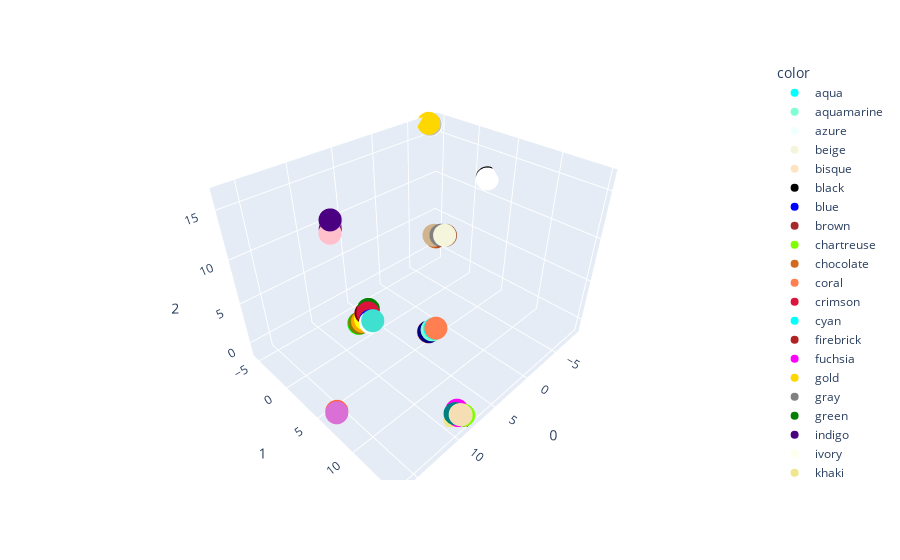

The cell this chart's notebook holds for it:
### Code cell
fig = px.scatter_3d(
    embedding_df, x='0', y='1', z='2', color='color',
    hover_data={'color': True, '0': False, '1': False},
    color_discrete_sequence=color_words
)

fig.show()

### Figure 1 — Plotly figure (JSON) as saved in the notebook; plotly's stock layout.template omitted (floating-point values rounded to 4 significant figures)
{"data": [{"customdata": [["aqua"]], "hovertemplate": "color=%{customdata[0]}<br>2=%{z}<extra></extra>", "legendgroup": "aqua", "marker": {"color": "aqua", "symbol": "circle"}, "mode": "markers", "name": "aqua", "scene": "scene", "showlegend": true, "type": "scatter3d", "x": [3.611], "y": [6.389], "z": [1.266]}, {"customdata": [["aquamarine"]], "hovertemplate": "color=%{customdata[0]}<br>2=%{z}<extra></extra>", "legendgroup": "aquamarine", "marker": {"color": "aquamarine", "symbol": "circle"}, "mode": "markers", "name": "aquamarine", "scene": "scene", "showlegend": true, "type": "scatter3d", "x": [3.786], "y": [6.185], "z": [1.061]}, {"customdata": [["azure"]], "hovertemplate": "color=%{customdata[0]}<br>2=%{z}<extra></extra>", "legendgroup": "azure", "marker": {"color": "azure", "symbol": "circle"}, "mode": "markers", "name": "azure", "scene": "scene", "showlegend": true, "type": "scatter3d", "x": [8.143], "y": [1.871], "z": [2.061]}, {"customdata": [["beige"]], "hovertemplate": "color=%{customdata[0]}<br>2=%{z}<extra></extra>", "legendgroup": "beige", "marker": {"color": "beige", "symbol": "circle"}, "mode": "markers", "name": "beige", "scene": "scene", "showlegend": true, "type": "scatter3d", "x": [0.09261], "y": [4.148], "z": [9.664]}, {"customdata": [["bisque"]], "hovertemplate": "color=%{customdata[0]}<br>2=%{z}<extra></extra>", "legendgroup": "bisque", "marker": {"color": "bisque", "symbol": "circle"}, "mode": "markers", "name": "bisque", "scene": "scene", "showlegend": true, "type": "scatter3d", "x": [9.016], "y": [14.59], "z": [0.019]}, {"customdata": [["black"]], "hovertemplate": "color=%{customdata[0]}<br>2=%{z}<extra></extra>", "legendgroup": "black", "marker": {"color": "black", "symbol": "circle"}, "mode": "markers", "name": "black", "scene": "scene", "showlegend": true, "type": "scatter3d", "x": [-8.706], "y": [2.092], "z": [12.14]}, {"customdata": [["blue"]], "hovertemplate": "color=%{customdata[0]}<br>2=%{z}<extra></extra>", "legendgroup": "blue", "marker": {"color": "blue", "symbol": "circle"}, "mode": "markers", "name": "blue", "scene": "scene", "showlegend": true, "type": "scatter3d", "x": [8.062], "y": [1.782], "z": [2.176]}, {"customdata": [["brown"]], "hovertemplate": "color=%{customdata[0]}<br>2=%{z}<extra></extra>", "legendgroup": "brown", "marker": {"color": "brown", "symbol": "circle"}, "mode": "markers", "name": "brown", "scene": "scene", "showlegend": true, "type": "scatter3d", "x": [0.536], "y": [3.591], "z": [9.544]}, {"customdata": [["chartreuse"]], "hovertemplate": "color=%{customdata[0]}<br>2=%{z}<extra></extra>", "legendgroup": "chartreuse", "marker": {"color": "chartreuse", "symbol": "circle"}, "mode": "markers", "name": "chartreuse", "scene": "scene", "showlegend": true, "type": "scatter3d", "x": [8.791], "y": [14.8], "z": [-0.08806]}, {"customdata": [["chocolate"]], "hovertemplate": "color=%{customdata[0]}<br>2=%{z}<extra></extra>", "legendgroup": "chocolate", "marker": {"color": "chocolate", "symbol": "circle"}, "mode": "markers", "name": "chocolate", "scene": "scene", "showlegend": true, "type": "scatter3d", "x": [0.6217], "y": [3.495], "z": [9.428]}, {"customdata": [["coral"]], "hovertemplate": "color=%{customdata[0]}<br>2=%{z}<extra></extra>", "legendgroup": "coral", "marker": {"color": "coral", "symbol": "circle"}, "mode": "markers", "name": "coral", "scene": "scene", "showlegend": true, "type": "scatter3d", "x": [3.645], "y": [6.552], "z": [1.43]}, {"customdata": [["crimson"]], "hovertemplate": "color=%{customdata[0]}<br>2=%{z}<extra></extra>", "legendgroup": "crimson", "marker": {"color": "crimson", "symbol": "circle"}, "mode": "markers", "name": "crimson", "scene": "scene", "showlegend": true, "type": "scatter3d", "x": [7.876], "y": [1.246], "z": [2.789]}, {"customdata": [["cyan"]], "hovertemplate": "color=%{customdata[0]}<br>2=%{z}<extra></extra>", "legendgroup": "cyan", "marker": {"color": "cyan", "symbol": "circle"}, "mode": "markers", "name": "cyan", "scene": "scene", "showlegend": true, "type": "scatter3d", "x": [8.724], "y": [14.17], "z": [-0.4609]}, {"customdata": [["firebrick"]], "hovertemplate": "color=%{customdata[0]}<br>2=%{z}<extra></extra>", "legendgroup": "firebrick", "marker": {"color": "firebrick", "symbol": "circle"}, "mode": "markers", "name": "firebrick", "scene": "scene", "showlegend": true, "type": "scatter3d", "x": [8.661], "y": [14.24], "z": [-1.194]}, {"customdata": [["fuchsia"]], "hovertemplate": "color=%{customdata[0]}<br>2=%{z}<extra></extra>", "legendgroup": "fuchsia", "marker": {"color": "fuchsia", "symbol": "circle"}, "mode": "markers", "name": "fuchsia", "scene": "scene", "showlegend": true, "type": "scatter3d", "x": [8.731], "y": [13.97], "z": [-0.1921]}, {"customdata": [["gold"]], "hovertemplate": "color=%{customdata[0]}<br>2=%{z}<extra></extra>", "legendgroup": "gold", "marker": {"color": "gold", "symbol": "circle"}, "mode": "markers", "name": "gold", "scene": "scene", "showlegend": true, "type": "scatter3d", "x": [-7.49], "y": [-5.495], "z": [16.48]}, {"customdata": [["gray"]], "hovertemplate": "color=%{customdata[0]}<br>2=%{z}<extra></extra>", "legendgroup": "gray", "marker": {"color": "gray", "symbol": "circle"}, "mode": "markers", "name": "gray", "scene": "scene", "showlegend": true, "type": "scatter3d", "x": [0.3397], "y": [3.893], "z": [9.67]}, {"customdata": [["green"]], "hovertemplate": "color=%{customdata[0]}<br>2=%{z}<extra></extra>", "legendgroup": "green", "marker": {"color": "green", "symbol": "circle"}, "mode": "markers", "name": "green", "scene": "scene", "showlegend": true, "type": "scatter3d", "x": [7.689], "y": [1.11], "z": [3.034]}, {"customdata": [["indigo"]], "hovertemplate": "color=%{customdata[0]}<br>2=%{z}<extra></extra>", "legendgroup": "indigo", "marker": {"color": "indigo", "symbol": "circle"}, "mode": "markers", "name": "indigo", "scene": "scene", "showlegend": true, "type": "scatter3d", "x": [8.764], "y": [-2.153], "z": [12.32]}, {"customdata": [["ivory"]], "hovertemplate": "color=%{customdata[0]}<br>2=%{z}<extra></extra>", "legendgroup": "ivory", "marker": {"color": "ivory", "symbol": "circle"}, "mode": "markers", "name": "ivory", "scene": "scene", "showlegend": true, "type": "scatter3d", "x": [-7.667], "y": [-5.319], "z": [16.31]}, {"customdata": [["khaki"]], "hovertemplate": "color=%{customdata[0]}<br>2=%{z}<extra></extra>", "legendgroup": "khaki", "marker": {"color": "khaki", "symbol": "circle"}, "mode": "markers", "name": "khaki", "scene": "scene", "showlegend": true, "type": "scatter3d", "x": [8.942], "y": [13.96], "z": [-1.152]}, {"customdata": [["lavender"]], "hovertemplate": "color=%{customdata[0]}<br>2=%{z}<extra></extra>", "legendgroup": "lavender", "marker": {"color": "lavender", "symbol": "circle"}, "mode": "markers", "name": "lavender", "scene": "scene", "showlegend": true, "type": "scatter3d", "x": [8.726], "y": [-2.188], "z": [12.25]}, {"customdata": [["lime"]], "hovertemplate": "color=%{customdata[0]}<br>2=%{z}<extra></extra>", "legendgroup": "lime", "marker": {"color": "lime", "symbol": "circle"}, "mode": "markers", "name": "lime", "scene": "scene", "showlegend": true, "type": "scatter3d", "x": [8.733], "y": [0.7414], "z": [1.61]}, {"customdata": [["magenta"]], "hovertemplate": "color=%{customdata[0]}<br>2=%{z}<extra></extra>", "legendgroup": "magenta", "marker": {"color": "magenta", "symbol": "circle"}, "mode": "markers", "name": "magenta", "scene": "scene", "showlegend": true, "type": "scatter3d", "x": [8.674], "y": [14.12], "z": [-0.8391]}, {"customdata": [["maroon"]], "hovertemplate": "color=%{customdata[0]}<br>2=%{z}<extra></extra>", "legendgroup": "maroon", "marker": {"color": "maroon", "symbol": "circle"}, "mode": "markers", "name": "maroon", "scene": "scene", "showlegend": true, "type": "scatter3d", "x": [7.986], "y": [1.073], "z": [2.716]}, {"customdata": [["navy"]], "hovertemplate": "color=%{customdata[0]}<br>2=%{z}<extra></extra>", "legendgroup": "navy", "marker": {"color": "navy", "symbol": "circle"}, "mode": "markers", "name": "navy", "scene": "scene", "showlegend": true, "type": "scatter3d", "x": [4.058], "y": [5.989], "z": [0.8671]}, {"customdata": [["olive"]], "hovertemplate": "color=%{customdata[0]}<br>2=%{z}<extra></extra>", "legendgroup": "olive", "marker": {"color": "olive", "symbol": "circle"}, "mode": "markers", "name": "olive", "scene": "scene", "showlegend": true, "type": "scatter3d", "x": [8.677], "y": [0.8152], "z": [1.686]}, {"customdata": [["orange"]], "hovertemplate": "color=%{customdata[0]}<br>2=%{z}<extra></extra>", "legendgroup": "orange", "marker": {"color": "orange", "symbol": "circle"}, "mode": "markers", "name": "orange", "scene": "scene", "showlegend": true, "type": "scatter3d", "x": [8.491], "y": [1.067], "z": [1.919]}, {"customdata": [["orchid"]], "hovertemplate": "color=%{customdata[0]}<br>2=%{z}<extra></extra>", "legendgroup": "orchid", "marker": {"color": "orchid", "symbol": "circle"}, "mode": "markers", "name": "orchid", "scene": "scene", "showlegend": true, "type": "scatter3d", "x": [16.4], "y": [6.951], "z": [0.03194]}, {"customdata": [["pink"]], "hovertemplate": "color=%{customdata[0]}<br>2=%{z}<extra></extra>", "legendgroup": "pink", "marker": {"color": "pink", "symbol": "circle"}, "mode": "markers", "name": "pink", "scene": "scene", "showlegend": true, "type": "scatter3d", "x": [9.253], "y": [-1.673], "z": [11.32]}, {"customdata": [["plum"]], "hovertemplate": "color=%{customdata[0]}<br>2=%{z}<extra></extra>", "legendgroup": "plum", "marker": {"color": "plum", "symbol": "circle"}, "mode": "markers", "name": "plum", "scene": "scene", "showlegend": true, "type": "scatter3d", "x": [8.585], "y": [-2.327], "z": [12.15]}, {"customdata": [["purple"]], "hovertemplate": "color=%{customdata[0]}<br>2=%{z}<extra></extra>", "legendgroup": "purple", "marker": {"color": "purple", "symbol": "circle"}, "mode": "markers", "name": "purple", "scene": "scene", "showlegend": true, "type": "scatter3d", "x": [9.07], "y": [-1.851], "z": [11.55]}, {"customdata": [["red"]], "hovertemplate": "color=%{customdata[0]}<br>2=%{z}<extra></extra>", "legendgroup": "red", "marker": {"color": "red", "symbol": "circle"}, "mode": "markers", "name": "red", "scene": "scene", "showlegend": true, "type": "scatter3d", "x": [7.702], "y": [1.005], "z": [2.606]}, {"customdata": [["salmon"]], "hovertemplate": "color=%{customdata[0]}<br>2=%{z}<extra></extra>", "legendgroup": "salmon", "marker": {"color": "salmon", "symbol": "circle"}, "mode": "markers", "name": "salmon", "scene": "scene", "showlegend": true, "type": "scatter3d", "x": [4.098], "y": [5.967], "z": [0.8463]}, {"customdata": [["sienna"]], "hovertemplate": "color=%{customdata[0]}<br>2=%{z}<extra></extra>", "legendgroup": "sienna", "marker": {"color": "sienna", "symbol": "circle"}, "mode": "markers", "name": "sienna", "scene": "scene", "showlegend": true, "type": "scatter3d", "x": [0.0352], "y": [4.2], "z": [9.66]}, {"customdata": [["silver"]], "hovertemplate": "color=%{customdata[0]}<br>2=%{z}<extra></extra>", "legendgroup": "silver", "marker": {"color": "silver", "symbol": "circle"}, "mode": "markers", "name": "silver", "scene": "scene", "showlegend": true, "type": "scatter3d", "x": [-7.593], "y": [-5.392], "z": [16.38]}, {"customdata": [["tan"]], "hovertemplate": "color=%{customdata[0]}<br>2=%{z}<extra></extra>", "legendgroup": "tan", "marker": {"color": "tan", "symbol": "circle"}, "mode": "markers", "name": "tan", "scene": "scene", "showlegend": true, "type": "scatter3d", "x": [0.7566], "y": [3.364], "z": [9.613]}, {"customdata": [["teal"]], "hovertemplate": "color=%{customdata[0]}<br>2=%{z}<extra></extra>", "legendgroup": "teal", "marker": {"color": "teal", "symbol": "circle"}, "mode": "markers", "name": "teal", "scene": "scene", "showlegend": true, "type": "scatter3d", "x": [9.021], "y": [14.02], "z": [-0.3457]}, {"customdata": [["tomato"]], "hovertemplate": "color=%{customdata[0]}<br>2=%{z}<extra></extra>", "legendgroup": "tomato", "marker": {"color": "tomato", "symbol": "circle"}, "mode": "markers", "name": "tomato", "scene": "scene", "showlegend": true, "type": "scatter3d", "x": [16.33], "y": [6.881], "z": [0.1004]}, {"customdata": [["turquoise"]], "hovertemplate": "color=%{customdata[0]}<br>2=%{z}<extra></extra>", "legendgroup": "turquoise", "marker": {"color": "turquoise", "symbol": "circle"}, "mode": "markers", "name": "turquoise", "scene": "scene", "showlegend": true, "type": "scatter3d", "x": [7.96], "y": [2.031], "z": [2.285]}, {"customdata": [["violet"]], "hovertemplate": "color=%{customdata[0]}<br>2=%{z}<extra></extra>", "legendgroup": "violet", "marker": {"color": "violet", "symbol": "circle"}, "mode": "markers", "name": "violet", "scene": "scene", "showlegend": true, "type": "scatter3d", "x": [8.882], "y": [-2.031], "z": [11.87]}, {"customdata": [["wheat"]], "hovertemplate": "color=%{customdata[0]}<br>2=%{z}<extra></extra>", "legendgroup": "wheat", "marker": {"color": "wheat", "symbol": "circle"}, "mode": "markers", "name": "wheat", "scene": "scene", "showlegend": true, "type": "scatter3d", "x": [9.041], "y": [14.71], "z": [0.1065]}, {"customdata": [["white"]], "hovertemplate": "color=%{customdata[0]}<br>2=%{z}<extra></extra>", "legendgroup": "white", "marker": {"color": "white", "symbol": "circle"}, "mode": "markers", "name": "white", "scene": "scene", "showlegend": true, "type": "scatter3d", "x": [-8.621], "y": [2.167], "z": [12.06]}, {"customdata": [["yellow"]], "hovertemplate": "color=%{customdata[0]}<br>2=%{z}<extra></extra>", "legendgroup": "yellow", "marker": {"color": "yellow", "symbol": "circle"}, "mode": "markers", "name": "yellow", "scene": "scene", "showlegend": true, "type": "scatter3d", "x": [8.244], "y": [1.255], "z": [2.169]}], "layout": {"legend": {"title": {"text": "color"}, "tracegroupgap": 0}, "margin": {"t": 60}, "scene": {"domain": {"x": [0, 1], "y": [0, 1]}, "xaxis": {"title": {"text": "0"}}, "yaxis": {"title": {"text": "1"}}, "zaxis": {"title": {"text": "2"}}}}}
